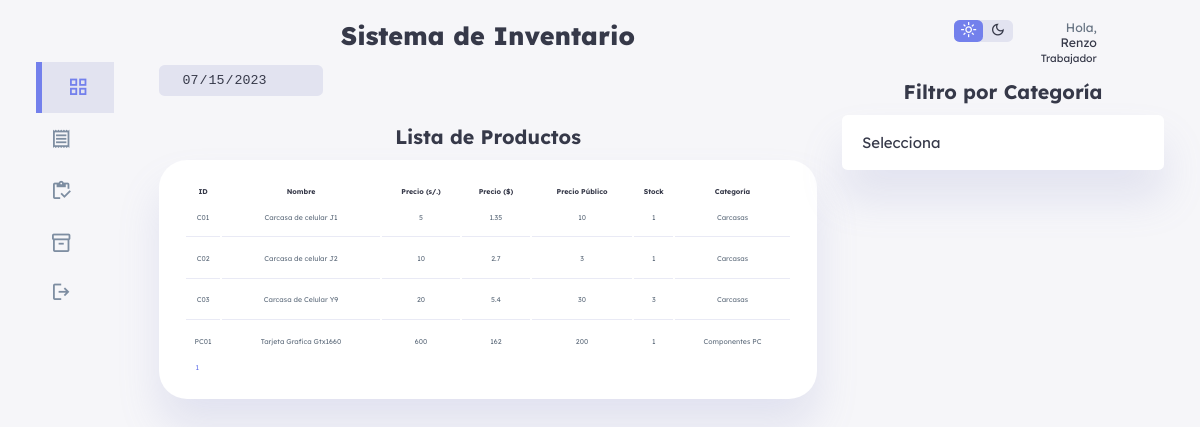
The page /mostrar-productos-final.php (signed in) on the database its author committed.
### tables this page shows
CREATE TABLE `producto` (
  `id_prod` varchar(4) NOT NULL,
  `nombre` varchar(50) NOT NULL,
  `precio` double NOT NULL,
  `precio_pub` double NOT NULL,
  `precio_o` double NOT NULL,
  `precio_m` double NOT NULL,
  `stock` int(11) NOT NULL,
  `id_categoria` int(11) NOT NULL,
  `fecha_creado` datetime DEFAULT NULL,
  `fecha_actualizado` datetime DEFAULT NULL
);

CREATE TABLE `categoria` (
  `id_categoria` int(11) NOT NULL,
  `nombre_categoria` varchar(50) NOT NULL,
  `fecha` datetime NOT NULL
);

### database/producto/sql-mostrar-productos.php (the view)
<?php
$query = "SELECT producto.id_prod, producto.nombre,
producto.precio, producto.precio_pub, producto.stock,
categoria.nombre_categoria
FROM producto
inner join categoria
on producto.id_categoria=categoria.id_categoria";
$r = mysqli_query($con,$query);
while($product = mysqli_fetch_assoc($r)){
?>
<tr>
    <td><?php echo $product['id_prod']?></td>
    <td><?php echo $product['nombre']?></td>
    <td><?php echo $product['precio']?></td>
    <td><?php echo $product['precio']*0.27?></td>
    <td><?php echo $product['precio_pub']?></td>
    <td><?php echo $product['stock']?></td>
    <td><?php echo $product['nombre_categoria']?></td>
</tr>
<?php
}
?>

### css/dashboard-final.css (style rules this page uses)
:root { --color-primary: #7380ec; --color-danger: #ff7782; --color-sucess: #41f1b6; --color-warning: #ffbb55; --color-white: #fff; --color-info-dark: #7d8da1; --color-info-light: #dce1eb; --color-dark: #363949; --color-light: rgba(132,139,200,0.18); --color-primary-variant: #111e88; --color-dark-variant: #677483; --color-background: #f6f6f9; --card-border-radius: 2rem; --border-radius-1: 0.4rem; --border-radius-2: 0.8rem; --border-radius-3: 1.2rem; --card-padding: 1.8rem; --padding-1: 1.2rem; --box-shadow: 0 2rem 3rem var(--color-light); --filter-light: 0; }
* { margin: 0; padding: 0; outline: 0; appearance: none; border: 0; text-decoration: none; list-style: none; box-sizing: border-box; }
html { font-size: 14px; }
body { width: 100vw; height: 100vh; font-family: 'Lexend Deca', sans-serif; font-size: 0.88rem; background: var(--color-background); user-select: none; overflow-x: hidden; color: var(--color-dark); }
main table tbody td { height: 2.8rem; border-bottom: 1px solid var(--color-light); color: var(--color-dark-variant); }
main table tbody tr:last-child td { border: none; }

### rows shown on the page
producto: id_prod "C01", nombre "Carcasa de celular J1", precio "5", $product['precio']*0.27 "1.35", precio_pub "10", stock "1", id_categoria.nombre_categoria "Carcasas"
producto: id_prod "C02", nombre "Carcasa de celular J2", precio "10", $product['precio']*0.27 "2.7", precio_pub "3", stock "1", id_categoria.nombre_categoria "Carcasas"
producto: id_prod "C03", nombre "Carcasa de Celular Y9", precio "20", $product['precio']*0.27 "5.4", precio_pub "30", stock "3", id_categoria.nombre_categoria "Carcasas"
producto: id_prod "PC01", nombre "Tarjeta Grafica Gtx1660", precio "600", $product['precio']*0.27 "162", precio_pub "200", stock "1", id_categoria.nombre_categoria "Componentes PC"

### other values the page prints
$user['nombre'] "Renzo"
